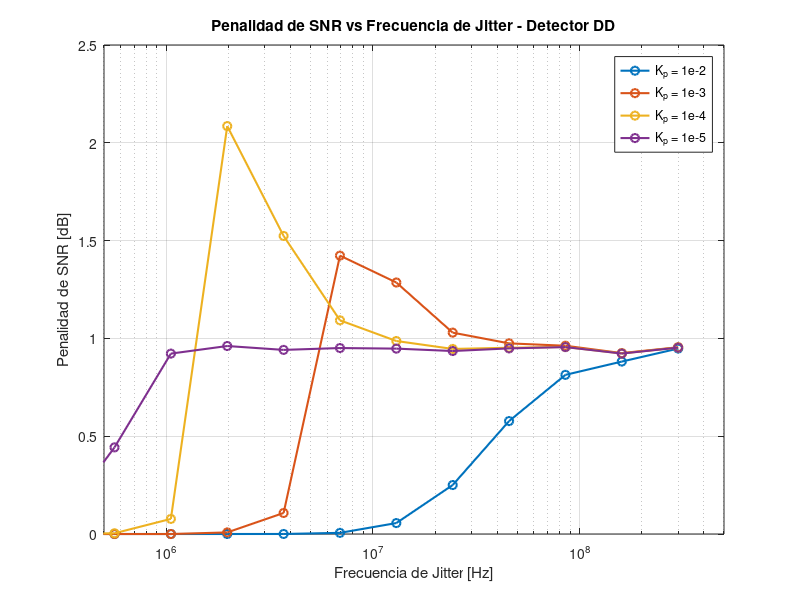

MATLAB code for this plot:
clear; clc; close all;

kp1 = load('penalidad_Kp_1e-02.mat');
kp2 = load('penalidad_Kp_1e-03.mat');
kp3 = load('penalidad_Kp_1e-04.mat');
kp4 = load('penalidad_Kp_1e-05.mat');

figure;

% Primera curva: esto fija el eje X logarítmico
semilogx(kp1.f_jitter_vec, kp1.penalidad_SNR_dB, '-o', ...
    'LineWidth', 1.5, 'DisplayName', 'K_p = 1e-2');

hold on;

semilogx(kp2.f_jitter_vec, kp2.penalidad_SNR_dB, '-o', ...
    'LineWidth', 1.5, 'DisplayName', 'K_p = 1e-3');

semilogx(kp3.f_jitter_vec, kp3.penalidad_SNR_dB, '-o', ...
    'LineWidth', 1.5, 'DisplayName', 'K_p = 1e-4');

semilogx(kp4.f_jitter_vec, kp4.penalidad_SNR_dB, '-o', ...
    'LineWidth', 1.5, 'DisplayName', 'K_p = 1e-5');

grid on;
xlabel('Frecuencia de Jitter [Hz]');
ylabel('Penalidad de SNR [dB]');
title('Penalidad de SNR vs Frecuencia de Jitter - Detector DD');
legend('Location','best');

xlim([5e5 5e8]);
ylim([0 2.5]);

hold off;
